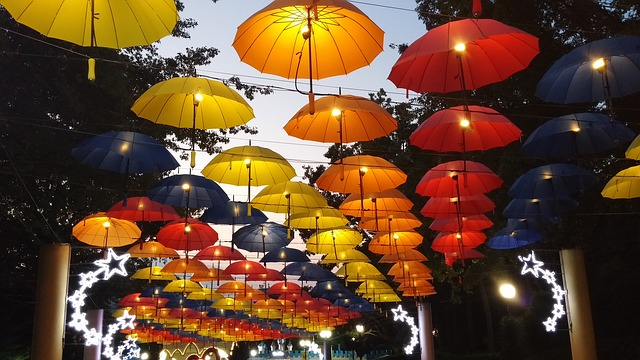
#> input picture assignment1/images/umbrellas.jpg, 640 x 360 px
$ python ex1.py   (older library calls are emulated)
#> lines starting #> are read from the running program, lines starting #| are printed output that depends on the picture
### UZ_utils.py
#! "d:/FRI/3_letnik/ai/uz/Scripts/python.exe"

"""
Before the first run, you need to have all necessary Python packages installed. For
that we highly recommend firstly creating Virtual Environment, to have your
development environment seperated from other projects (https://docs.python.org/3/tutorial/venv.html).

In system terminal then run: "pip install numpy opencv-python matplotlib Pillow"
"""

import numpy as np
import cv2
from matplotlib import pyplot as plt
from PIL import Image


def imread(path):
    """
    Reads an image in RGB order. Image type is transformed from uint8 to float, and
    range of values is reduced from [0, 255] to [0, 1].
    """
#> called with path = './images/umbrellas.jpg'
    I = Image.open(path).convert('RGB')  # PIL image.
#> I is the input picture: PIL image 640x360 RGB; mean R, G, B 105.2, 72.9, 47.4
    I = np.asarray(I)  # Converting to Numpy array.
    I = I.astype(np.float64) / 255
#> I: shape (360, 640, 3) float64
    return I

# [24 lines left out: functions imread_cv2, imread_gray, imread_gray_cv2, not called in this run]


def imshow(img:np.ndarray, plot=None, title=None, cbar=True, c_map=None) -> None:
    """
    Shows an image. Image can be of types:
    - type uint8, in range [0, 255]
    - type float, in range [0, 1]
    """

    if plot is not None:
        plt.subplot(plot[0], plot[1], plot[2])

    if len(img.shape) == 3:
        plt.imshow(img)  # if type of data is "float", then values have to be in [0, 1]
    else:
        plt.imshow(img, cmap="gray")
        #plt.set_cmap('gray')  # also "hot", "nipy_spectral"
        if cbar is None or cbar == True:
            plt.colorbar()

    if title is not None:
        plt.title(title)

    if c_map is not None:
        plt.set_cmap(c_map)

    # plt.show()


# [24 lines left out: functions signal_show, convolve, not called in this run]


# [25 lines that do not run on import are left out]

### assignment1/ex1.py
#! "D:/FRI/3_letnik/ai/uz/Scripts/python.exe"

from UZ_utils import *
import numpy as np
# import cv2
from matplotlib import pyplot as plt

# a

I = imread("./images/umbrellas.jpg")
h, w, c = I.shape
#> h = 360; w = 640; c = 3
print(h, w, c, I.dtype)
#| 360 640 3 float64
# plt.subplot(3, 2, 1)
imshow(I, (3, 2, 1), "Original Image")

# [14 lines of commented-out code are left out]
I_2 = np.copy(I)
red_c = I_2[:,:,0]
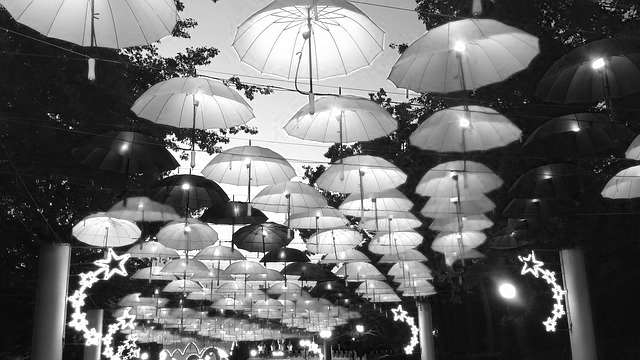
#> red_c: shape (360, 640) float64; min 0, max 1, mean 0.413
green_c = I_2[:,:,1]
blue_c = I_2[:,:,2]
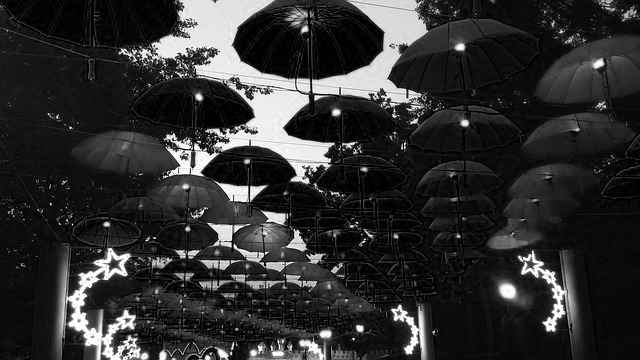
#> blue_c: shape (360, 640) float64; min 0, max 1, mean 0.186
gray = (red_c + green_c + blue_c) / 3
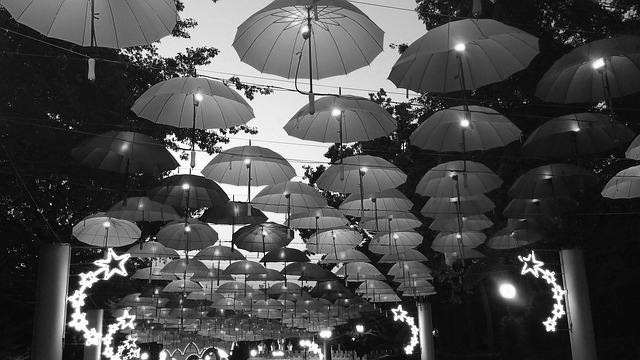
#> gray: shape (360, 640) float64; min 0, max 1, mean 0.295
I_2 = gray.reshape((h, w))  # not needed
imshow(I_2, (3, 2, 2), "Grayscale")

# c

cutout = I[130:260, 240:450, 1]
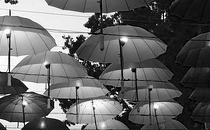
#> cutout: shape (130, 210) float64; min 0, max 1, mean 0.391
plt.subplot(3, 2, 3)
imshow(cutout, (3, 2, 3), "cutout")

# pyplot defaults to viridis color map, but we use the grayscale
# Q: Why do we use different color maps?
# A: Sometimes to emphasize values that are not normal
# different color maps are interpolating colors differently


# d

I_3 = np.copy(I)
I_3[130:260, 240:450, :] = 1 - I_3[130:260, 240:450, :]
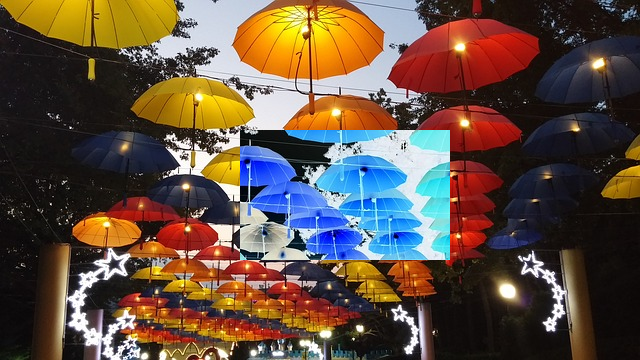
#> I_3: shape (360, 640, 3) float64; mean R, G, B 0.386, 0.312, 0.261
imshow(I_3, (3, 2, 4), "inverted")

# Q: How is inverting a grayscale value defined for uint8?
# A: uint8 -> [0, 255] -> substract pixel values from 255

# e

I_2 = I_2 * 63
I_2 = I_2.astype(np.uint8)
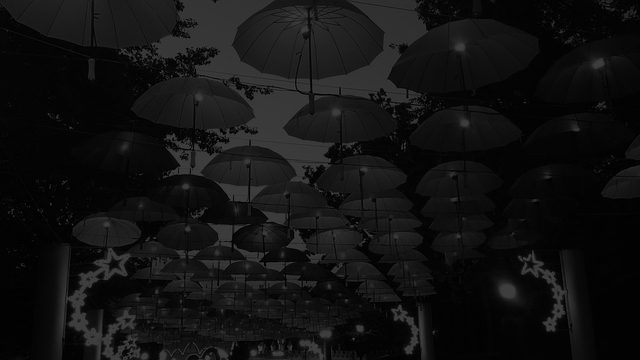
#> I_2: shape (360, 640); min 0, max 63, mean 18.1
imshow(I_2, (3, 2, 5), "grayscale uint8")

plt.subplot(3, 2, 6)
plt.imshow(I_2, vmax=255, cmap="gray")
# ^ basically same as I_2 * 4, bacause 63*4 = 252 (not same as 255 levels, but looks the same)
plt.colorbar()
plt.title("modified vmax")


plt.show()
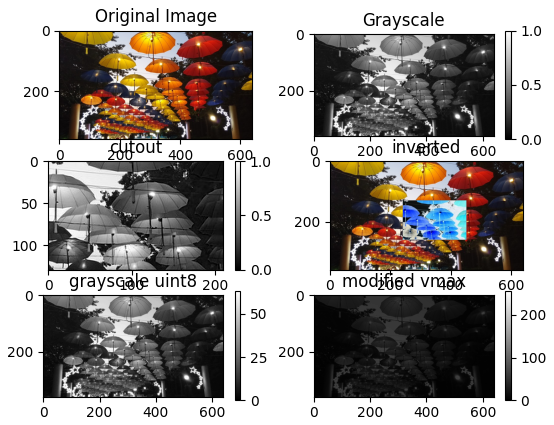
#> figure drawn by matplotlib, 10 panels

$ run again, with assignment1/images/bird.jpg copied over assignment1/images/umbrellas.jpg
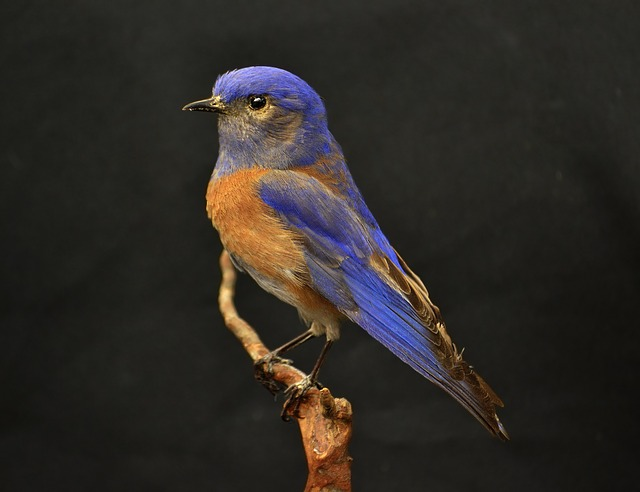
#> input picture assignment1/images/bird.jpg, 640 x 492 px
#> in imread, I is the input picture: PIL image 640x492 RGB; mean R, G, B 46.1, 42.1, 37.6
#> I: shape (492, 640, 3) float64
#| 492 640 3 float64
#> `cutout = I[130:260, 240:450, 1]`:
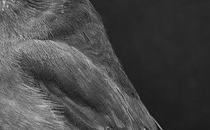
#> cutout: shape (130, 210) float64; min 0.0431, max 0.827, mean 0.283
#> I_3: shape (492, 640, 3) float64; mean R, G, B 0.209, 0.203, 0.187
#> `I_2 = I_2.astype(np.uint8)`:
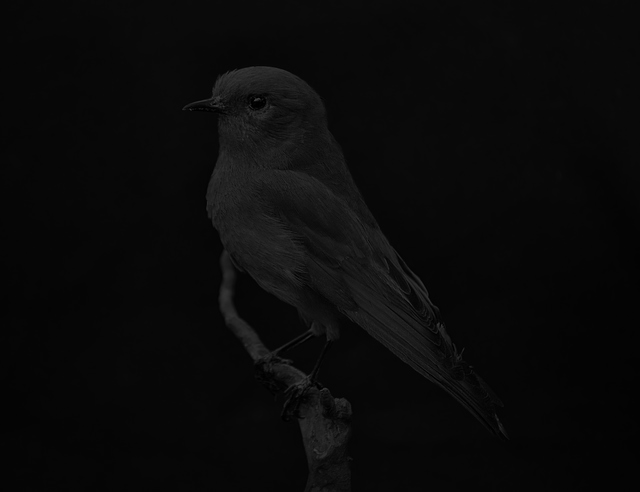
#> I_2: shape (492, 640); min 0, max 62, mean 9.9
